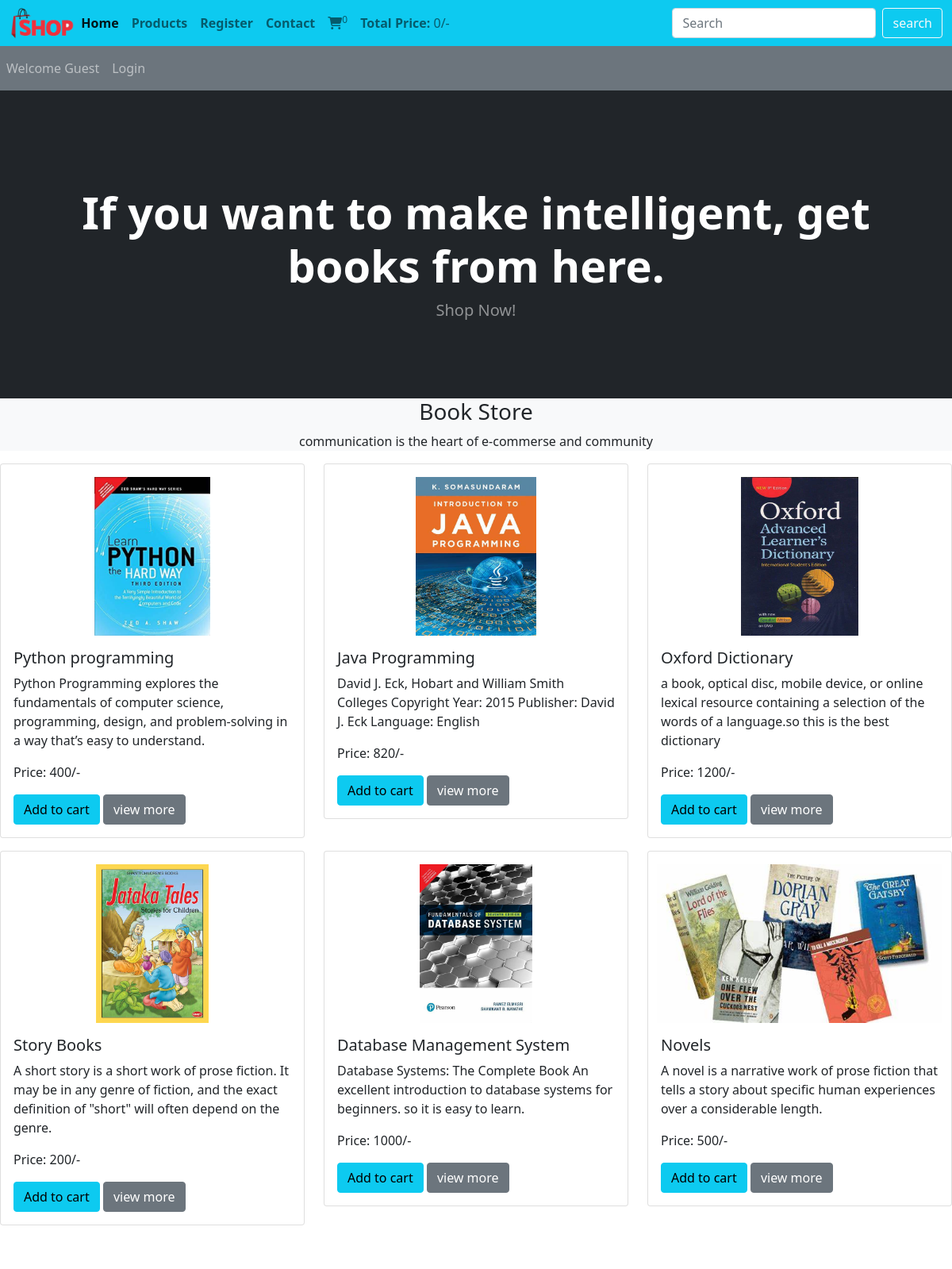
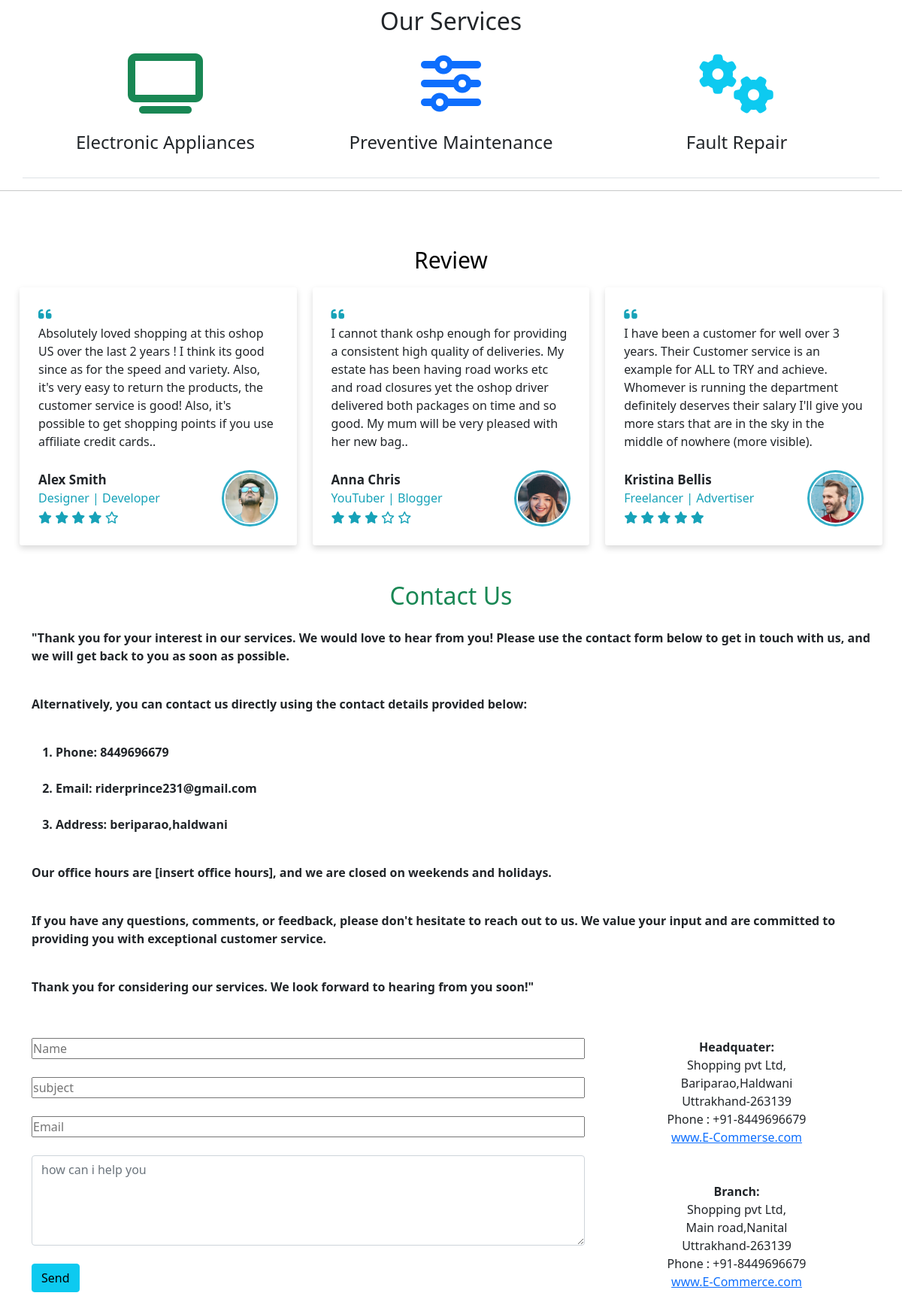
The page / (upper part) on the database its author committed (2 pictures, top to bottom).
### tables this page shows
CREATE TABLE `products` (
  `product_id` int(11) NOT NULL,
  `product_title` varchar(100) NOT NULL,
  `product_description` varchar(250) NOT NULL,
  `product_keywords` varchar(255) NOT NULL,
  `category_id` int(11) NOT NULL,
  `brand_id` int(11) NOT NULL,
  `product_image1` varchar(255) NOT NULL,
  `product_image2` varchar(255) NOT NULL,
  `product_image3` varchar(255) NOT NULL,
  `product_price` varchar(100) NOT NULL,
  `date` timestamp NOT NULL DEFAULT current_timestamp() ON UPDATE current_timestamp(),
  `status` varchar(100) NOT NULL
);

### functions/common_function.php (the view, shortened to what this page needs)
<?php
function getproducts()
{
  global $con;
  if (!isset($_GET['category'])) {
    if (!isset($_GET['brand'])) {
      $select_query = "select * from `products` order by rand() LIMIT 0,6";
      $result_query = mysqli_query($con, $select_query);
      while ($row = mysqli_fetch_assoc($result_query)) {
        $product_id = $row['product_id'];
        $product_title = $row['product_title'];
        $product_description = $row['product_description'];
        $product_image1 = $row['product_image1'];
        $product_price = $row['product_price'];
        echo "<div class='col-md-4 mb-3 '>
            <div class='card'>
              <img src='./admin_area/product_images/$product_image1' class='card-img-top mt-3' alt='$product_title'>
              <div class='card-body'>
                <h5 class='card-title'>$product_title</h5>
                <p class='card-text'>$product_description</p>
                <p class='card-text'>Price: $product_price/-</p>
                <a href='index.php?add_to_cart=$product_id' class='btn btn-info'>Add to cart</a>
                <a href='product_details.php?product_id=$product_id' class='btn btn-secondary'>view more</a>
              </div>
            </div>
          </div>";
      }
    }
  }
}
function getIPAddress()
{
  if (!empty($_SERVER['HTTP_CLIENT_IP'])) {
    $ip = $_SERVER['HTTP_CLIENT_IP'];
  }
  elseif (!empty($_SERVER['HTTP_X_FORWARDED_FOR'])) {
    $ip = $_SERVER['HTTP_X_FORWARDED_FOR'];
  }
  else {
    $ip = $_SERVER['REMOTE_ADDR'];
  }
  return $ip;
}
function cart_item()
{
  if (isset($_GET['add_to_cart'])) {
    global $con;
    $get_ip_add = getIPAddress();
    $select_query = "select * from `cart_details` where ip_address='$get_ip_add'";
    $result_query = mysqli_query($con, $select_query);
    $count_cart_items = mysqli_num_rows($result_query);
  } else {
    global $con;
    $get_ip_add = getIPAddress();
    $select_query = "select * from `cart_details` where ip_address='$get_ip_add'";
    $result_query = mysqli_query($con, $select_query);
    $count_cart_items = mysqli_num_rows($result_query);
  }
  echo $count_cart_items;
}
function total_cart_price()
{
  $total_price = 0;
  echo $total_price;
}

### style.css (style rules this page uses)
* { margin: 0; padding: 0; box-sizing: border-box; }
.card-img-top { width:100%; height:200px; object-fit:contain; }

### index.php (style rules this page uses)
body { overflow-x: hidden; }

### rows shown on the page
products: product_image1 (picture), product_title "Python programming", product_description "Python Programming explores the fundamentals of computer science, programming, design, and problem-solving in a way that’s easy to understand.", product_price "400"
products: product_image1 (picture), product_title "Java Programming", product_description "David J. Eck, Hobart and William Smith Colleges Copyright Year: 2015 Publisher: David J. Eck Language: English", product_price "820"
products: product_image1 (picture), product_title "Oxford Dictionary", product_description "a book, optical disc, mobile device, or online lexical resource containing a selection of the words of a language.so this is the best dictionary", product_price "1200"
products: product_image1 (picture), product_title "Story Books", product_description "A short story is a short work of prose fiction. It may be in any genre of fiction, and the exact definition of \"short\" will often depend on the genre.", product_price "200"
products: product_image1 (picture), product_title "Database Management System", product_description "Database Systems: The Complete Book An excellent introduction to database systems for beginners. so it is easy to learn.", product_price "1000"
products: product_image1 (picture), product_title "Novels", product_description "A novel is a narrative work of prose fiction that tells a story about specific human experiences over a considerable length.", product_price "500"

### other values the page prints
$count_cart_items "0"
$total_price "0"
